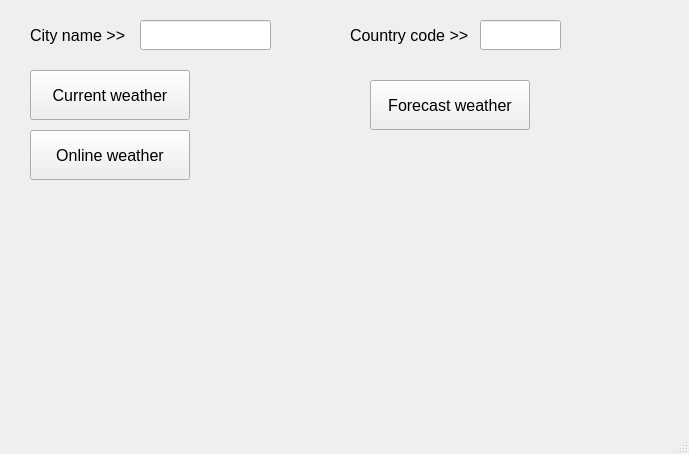
<?xml version="1.0" encoding="UTF-8"?>
<ui version="4.0">
 <class>MainWindow</class>
 <widget class="QMainWindow" name="MainWindow">
  <property name="geometry">
   <rect>
    <x>0</x>
    <y>0</y>
    <width>689</width>
    <height>454</height>
   </rect>
  </property>
  <property name="windowTitle">
   <string>Weather window</string>
  </property>
  <widget class="QWidget" name="centralwidget">
   <widget class="QPushButton" name="pushButton">
    <property name="geometry">
     <rect>
      <x>30</x>
      <y>70</y>
      <width>160</width>
      <height>50</height>
     </rect>
    </property>
    <property name="font">
     <font>
      <pointsize>12</pointsize>
     </font>
    </property>
    <property name="text">
     <string>Current weather</string>
    </property>
   </widget>
   <widget class="QPushButton" name="pushButton_2">
    <property name="geometry">
     <rect>
      <x>30</x>
      <y>130</y>
      <width>160</width>
      <height>50</height>
     </rect>
    </property>
    <property name="font">
     <font>
      <pointsize>12</pointsize>
     </font>
    </property>
    <property name="text">
     <string>Online weather</string>
    </property>
   </widget>
   <widget class="QLabel" name="label">
    <property name="geometry">
     <rect>
      <x>20</x>
      <y>210</y>
      <width>181</width>
      <height>131</height>
     </rect>
    </property>
    <property name="font">
     <font>
      <pointsize>14</pointsize>
     </font>
    </property>
    <property name="text">
     <string/>
    </property>
    <property name="alignment">
     <set>Qt::AlignCenter</set>
    </property>
   </widget>
   <widget class="QPushButton" name="pushButton_3">
    <property name="geometry">
     <rect>
      <x>370</x>
      <y>80</y>
      <width>160</width>
      <height>50</height>
     </rect>
    </property>
    <property name="font">
     <font>
      <pointsize>12</pointsize>
     </font>
    </property>
    <property name="text">
     <string>Forecast weather</string>
    </property>
   </widget>
   <widget class="QLabel" name="label_2">
    <property name="geometry">
     <rect>
      <x>30</x>
      <y>20</y>
      <width>101</width>
      <height>30</height>
     </rect>
    </property>
    <property name="font">
     <font>
      <pointsize>12</pointsize>
     </font>
    </property>
    <property name="text">
     <string>City name &gt;&gt;</string>
    </property>
   </widget>
   <widget class="QLineEdit" name="lineEdit">
    <property name="geometry">
     <rect>
      <x>140</x>
      <y>20</y>
      <width>131</width>
      <height>30</height>
     </rect>
    </property>
   </widget>
   <widget class="QLabel" name="label_3">
    <property name="geometry">
     <rect>
      <x>350</x>
      <y>20</y>
      <width>121</width>
      <height>30</height>
     </rect>
    </property>
    <property name="font">
     <font>
      <pointsize>12</pointsize>
     </font>
    </property>
    <property name="text">
     <string>Country code &gt;&gt;</string>
    </property>
   </widget>
   <widget class="QLineEdit" name="lineEdit_2">
    <property name="geometry">
     <rect>
      <x>480</x>
      <y>20</y>
      <width>81</width>
      <height>30</height>
     </rect>
    </property>
   </widget>
  </widget>
  <widget class="QMenuBar" name="menubar">
   <property name="geometry">
    <rect>
     <x>0</x>
     <y>0</y>
     <width>689</width>
     <height>21</height>
    </rect>
   </property>
  </widget>
  <widget class="QStatusBar" name="statusbar"/>
 </widget>
 <resources/>
 <connections/>
</ui>
